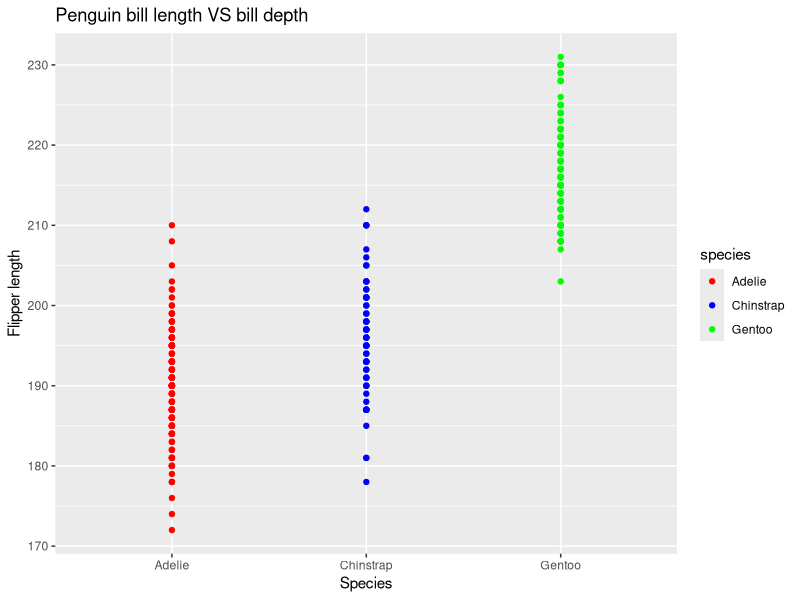

Source code (R):
## ---- chunk 1
library(tidyverse)
library(palmerpenguins)

## ---- chunk 2
fx <- expression(x^2)
df_dx <- D(expr = fx, name = "x")
df_dx
## ---- chunk 3
pa <- expression(2 * ((3*a) + 2)^4 - 5)
da_db <- D(expr = pa, name = "a")
a <- 1.2
eval(da_db)
## ---- chunk 4
library(palmerpenguins)
## ---- chunk 5
library(ggplot2)
## ---- chunk 6
ggplot(data = penguins, aes(x = species, y = flipper_length_mm)) + geom_point(aes(color = species)) + scale_color_manual(values = c("red", "blue", "green")) + labs(x = "Species", y = "Flipper length", title = "Penguin bill length VS bill depth")
